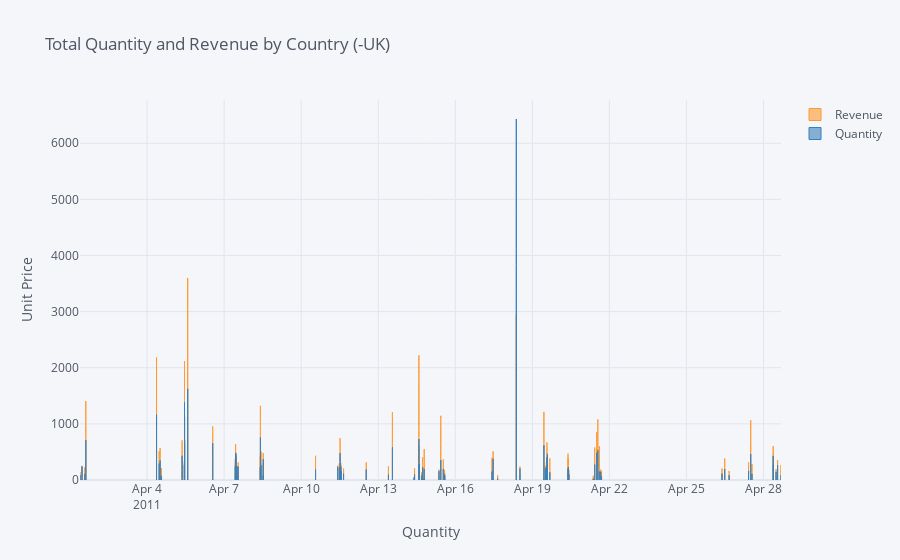

Notebook source saved alongside this figure:
### Code cell
df.iplot(kind ='bar', x = 'InvoiceDate', y = ['Revenue','Quantity'], 
        xTitle='Quantity', yTitle='Unit Price',
           title='Total Quantity and Revenue by Country (-UK)')

### Figure 1 — Plotly figure (JSON) as saved in the notebook; plotly's stock layout.template omitted (floating-point values rounded to 4 significant figures; data arrays with more than 128 entries replaced by an {"elided": "..."} marker saying what was removed)
{"data": [{"marker": {"color": "rgba(255, 153, 51, 0.6)", "line": {"color": "rgba(255, 153, 51, 1.0)", "width": 1}}, "name": "Revenue", "orientation": "v", "text": "", "type": "bar", "x": {"elided": "1688 str values"}, "y": {"elided": "1688 float values"}}, {"marker": {"color": "rgba(55, 128, 191, 0.6)", "line": {"color": "rgba(55, 128, 191, 1.0)", "width": 1}}, "name": "Quantity", "orientation": "v", "text": "", "type": "bar", "x": {"elided": "1688 str values"}, "y": {"elided": "1688 int values"}}], "layout": {"legend": {"bgcolor": "#F5F6F9", "font": {"color": "#4D5663"}}, "paper_bgcolor": "#F5F6F9", "plot_bgcolor": "#F5F6F9", "title": {"font": {"color": "#4D5663"}, "text": "Total Quantity and Revenue by Country (-UK)"}, "xaxis": {"gridcolor": "#E1E5ED", "showgrid": true, "tickfont": {"color": "#4D5663"}, "title": {"font": {"color": "#4D5663"}, "text": "Quantity"}, "zerolinecolor": "#E1E5ED"}, "yaxis": {"gridcolor": "#E1E5ED", "showgrid": true, "tickfont": {"color": "#4D5663"}, "title": {"font": {"color": "#4D5663"}, "text": "Unit Price"}, "zerolinecolor": "#E1E5ED"}}}
